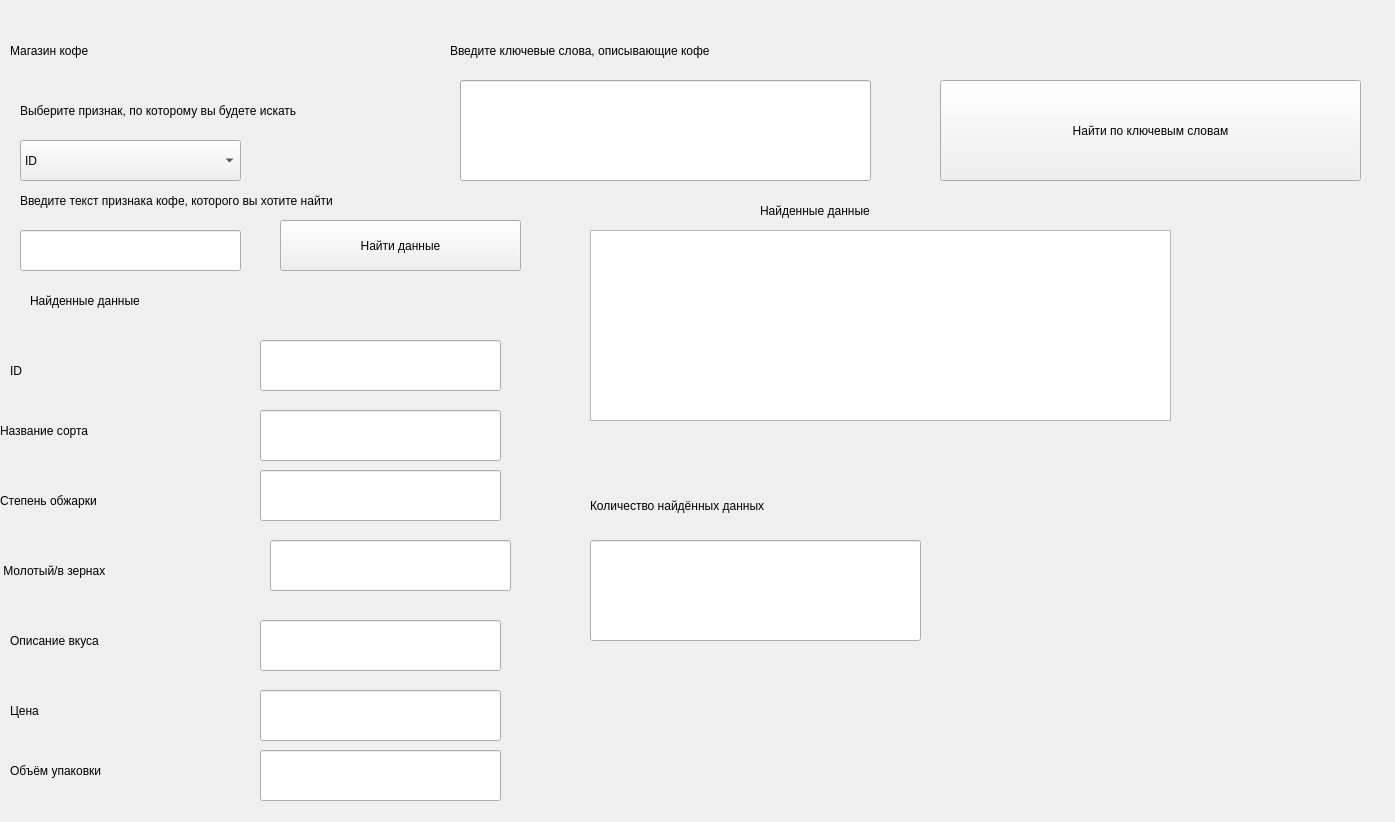
<?xml version="1.0" encoding="UTF-8"?>
<ui version="4.0">
 <class>Form</class>
 <widget class="QWidget" name="Form">
  <property name="geometry">
   <rect>
    <x>0</x>
    <y>0</y>
    <width>1395</width>
    <height>822</height>
   </rect>
  </property>
  <property name="windowTitle">
   <string>Form</string>
  </property>
  <widget class="QLabel" name="label">
   <property name="geometry">
    <rect>
     <x>10</x>
     <y>0</y>
     <width>421</width>
     <height>101</height>
    </rect>
   </property>
   <property name="styleSheet">
    <string notr="true">font: 81 28pt &quot;Rockwell Extra Bold&quot;;</string>
   </property>
   <property name="text">
    <string>Магазин кофе</string>
   </property>
  </widget>
  <widget class="QListWidget" name="data_find">
   <property name="geometry">
    <rect>
     <x>590</x>
     <y>230</y>
     <width>581</width>
     <height>191</height>
    </rect>
   </property>
  </widget>
  <widget class="QPushButton" name="search_words">
   <property name="geometry">
    <rect>
     <x>940</x>
     <y>80</y>
     <width>421</width>
     <height>101</height>
    </rect>
   </property>
   <property name="styleSheet">
    <string notr="true">font: 81 18pt &quot;Rockwell Extra Bold&quot;;</string>
   </property>
   <property name="text">
    <string>Найти по ключевым словам</string>
   </property>
  </widget>
  <widget class="QLineEdit" name="words">
   <property name="geometry">
    <rect>
     <x>460</x>
     <y>80</y>
     <width>411</width>
     <height>101</height>
    </rect>
   </property>
  </widget>
  <widget class="QLabel" name="label_2">
   <property name="geometry">
    <rect>
     <x>450</x>
     <y>0</y>
     <width>501</width>
     <height>101</height>
    </rect>
   </property>
   <property name="styleSheet">
    <string notr="true">font: 81 14pt &quot;Rockwell Extra Bold&quot;;</string>
   </property>
   <property name="text">
    <string>Введите ключевые слова, описывающие кофе</string>
   </property>
  </widget>
  <widget class="QLabel" name="label_3">
   <property name="geometry">
    <rect>
     <x>760</x>
     <y>180</y>
     <width>501</width>
     <height>61</height>
    </rect>
   </property>
   <property name="styleSheet">
    <string notr="true">font: 81 14pt &quot;Rockwell Extra Bold&quot;;</string>
   </property>
   <property name="text">
    <string>Найденные данные</string>
   </property>
  </widget>
  <widget class="QLabel" name="label_4">
   <property name="geometry">
    <rect>
     <x>20</x>
     <y>80</y>
     <width>391</width>
     <height>61</height>
    </rect>
   </property>
   <property name="styleSheet">
    <string notr="true">font: 81 10pt &quot;Rockwell Extra Bold&quot;;</string>
   </property>
   <property name="text">
    <string>Выберите признак, по которому вы будете искать</string>
   </property>
  </widget>
  <widget class="QComboBox" name="atribute">
   <property name="geometry">
    <rect>
     <x>20</x>
     <y>140</y>
     <width>221</width>
     <height>41</height>
    </rect>
   </property>
   <item>
    <property name="text">
     <string>ID</string>
    </property>
   </item>
   <item>
    <property name="text">
     <string>Название сорта</string>
    </property>
   </item>
   <item>
    <property name="text">
     <string>Степень обжарки</string>
    </property>
   </item>
   <item>
    <property name="text">
     <string>Молотый/в зернах</string>
    </property>
   </item>
   <item>
    <property name="text">
     <string>Описание вкуса</string>
    </property>
   </item>
   <item>
    <property name="text">
     <string>Цена</string>
    </property>
   </item>
   <item>
    <property name="text">
     <string>Объём упаковки</string>
    </property>
   </item>
   <item>
    <property name="text">
     <string/>
    </property>
   </item>
  </widget>
  <widget class="QLineEdit" name="text_atr">
   <property name="geometry">
    <rect>
     <x>20</x>
     <y>230</y>
     <width>221</width>
     <height>41</height>
    </rect>
   </property>
  </widget>
  <widget class="QLabel" name="label_5">
   <property name="geometry">
    <rect>
     <x>20</x>
     <y>170</y>
     <width>451</width>
     <height>61</height>
    </rect>
   </property>
   <property name="styleSheet">
    <string notr="true">font: 81 10pt &quot;Rockwell Extra Bold&quot;;</string>
   </property>
   <property name="text">
    <string>Введите текст признака кофе, которого вы хотите найти</string>
   </property>
  </widget>
  <widget class="QLabel" name="label_6">
   <property name="geometry">
    <rect>
     <x>10</x>
     <y>340</y>
     <width>61</width>
     <height>61</height>
    </rect>
   </property>
   <property name="styleSheet">
    <string notr="true">font: 81 14pt &quot;Rockwell Extra Bold&quot;;
font: 75 18pt &quot;Microsoft New Tai Lue&quot;;</string>
   </property>
   <property name="text">
    <string>ID</string>
   </property>
  </widget>
  <widget class="QLabel" name="label_7">
   <property name="geometry">
    <rect>
     <x>30</x>
     <y>270</y>
     <width>481</width>
     <height>61</height>
    </rect>
   </property>
   <property name="styleSheet">
    <string notr="true">font: 81 28pt &quot;Rockwell Extra Bold&quot;;</string>
   </property>
   <property name="text">
    <string>Найденные данные</string>
   </property>
  </widget>
  <widget class="QLabel" name="label_12">
   <property name="geometry">
    <rect>
     <x>0</x>
     <y>400</y>
     <width>271</width>
     <height>61</height>
    </rect>
   </property>
   <property name="styleSheet">
    <string notr="true">font: 81 14pt &quot;Rockwell Extra Bold&quot;;
font: 75 18pt &quot;Microsoft New Tai Lue&quot;;</string>
   </property>
   <property name="text">
    <string>Название сорта</string>
   </property>
  </widget>
  <widget class="QLabel" name="label_13">
   <property name="geometry">
    <rect>
     <x>0</x>
     <y>470</y>
     <width>271</width>
     <height>61</height>
    </rect>
   </property>
   <property name="styleSheet">
    <string notr="true">font: 81 14pt &quot;Rockwell Extra Bold&quot;;
font: 75 18pt &quot;Microsoft New Tai Lue&quot;;</string>
   </property>
   <property name="text">
    <string>Степень обжарки</string>
   </property>
  </widget>
  <widget class="QLabel" name="label_14">
   <property name="geometry">
    <rect>
     <x>0</x>
     <y>540</y>
     <width>261</width>
     <height>61</height>
    </rect>
   </property>
   <property name="styleSheet">
    <string notr="true">font: 81 14pt &quot;Rockwell Extra Bold&quot;;
font: 75 18pt &quot;Microsoft New Tai Lue&quot;;</string>
   </property>
   <property name="text">
    <string> Молотый/в зернах</string>
   </property>
  </widget>
  <widget class="QLabel" name="label_15">
   <property name="geometry">
    <rect>
     <x>10</x>
     <y>610</y>
     <width>271</width>
     <height>61</height>
    </rect>
   </property>
   <property name="styleSheet">
    <string notr="true">font: 81 14pt &quot;Rockwell Extra Bold&quot;;
font: 75 18pt &quot;Microsoft New Tai Lue&quot;;</string>
   </property>
   <property name="text">
    <string>Описание вкуса</string>
   </property>
  </widget>
  <widget class="QLabel" name="label_16">
   <property name="geometry">
    <rect>
     <x>10</x>
     <y>680</y>
     <width>271</width>
     <height>61</height>
    </rect>
   </property>
   <property name="styleSheet">
    <string notr="true">font: 81 14pt &quot;Rockwell Extra Bold&quot;;
font: 75 18pt &quot;Microsoft New Tai Lue&quot;;</string>
   </property>
   <property name="text">
    <string>Цена</string>
   </property>
  </widget>
  <widget class="QLabel" name="label_17">
   <property name="geometry">
    <rect>
     <x>10</x>
     <y>740</y>
     <width>271</width>
     <height>61</height>
    </rect>
   </property>
   <property name="styleSheet">
    <string notr="true">font: 81 14pt &quot;Rockwell Extra Bold&quot;;
font: 75 18pt &quot;Microsoft New Tai Lue&quot;;</string>
   </property>
   <property name="text">
    <string>Объём упаковки</string>
   </property>
  </widget>
  <widget class="QLineEdit" name="id">
   <property name="geometry">
    <rect>
     <x>260</x>
     <y>340</y>
     <width>241</width>
     <height>51</height>
    </rect>
   </property>
  </widget>
  <widget class="QLineEdit" name="name">
   <property name="geometry">
    <rect>
     <x>260</x>
     <y>410</y>
     <width>241</width>
     <height>51</height>
    </rect>
   </property>
  </widget>
  <widget class="QLineEdit" name="degree">
   <property name="geometry">
    <rect>
     <x>260</x>
     <y>470</y>
     <width>241</width>
     <height>51</height>
    </rect>
   </property>
  </widget>
  <widget class="QLineEdit" name="type">
   <property name="geometry">
    <rect>
     <x>270</x>
     <y>540</y>
     <width>241</width>
     <height>51</height>
    </rect>
   </property>
  </widget>
  <widget class="QLineEdit" name="descript">
   <property name="geometry">
    <rect>
     <x>260</x>
     <y>620</y>
     <width>241</width>
     <height>51</height>
    </rect>
   </property>
  </widget>
  <widget class="QLineEdit" name="price">
   <property name="geometry">
    <rect>
     <x>260</x>
     <y>690</y>
     <width>241</width>
     <height>51</height>
    </rect>
   </property>
  </widget>
  <widget class="QLineEdit" name="volume">
   <property name="geometry">
    <rect>
     <x>260</x>
     <y>750</y>
     <width>241</width>
     <height>51</height>
    </rect>
   </property>
  </widget>
  <widget class="QPushButton" name="data_search">
   <property name="geometry">
    <rect>
     <x>280</x>
     <y>220</y>
     <width>241</width>
     <height>51</height>
    </rect>
   </property>
   <property name="text">
    <string>Найти данные</string>
   </property>
  </widget>
  <widget class="QLineEdit" name="count_data">
   <property name="geometry">
    <rect>
     <x>590</x>
     <y>540</y>
     <width>331</width>
     <height>101</height>
    </rect>
   </property>
  </widget>
  <widget class="QLabel" name="label_8">
   <property name="geometry">
    <rect>
     <x>590</x>
     <y>470</y>
     <width>561</width>
     <height>71</height>
    </rect>
   </property>
   <property name="styleSheet">
    <string notr="true">font: 81 14pt &quot;Rockwell Extra Bold&quot;;
font: 75 18pt &quot;Microsoft New Tai Lue&quot;;</string>
   </property>
   <property name="text">
    <string>Количество найдённых данных</string>
   </property>
  </widget>
 </widget>
 <resources/>
 <connections/>
</ui>
